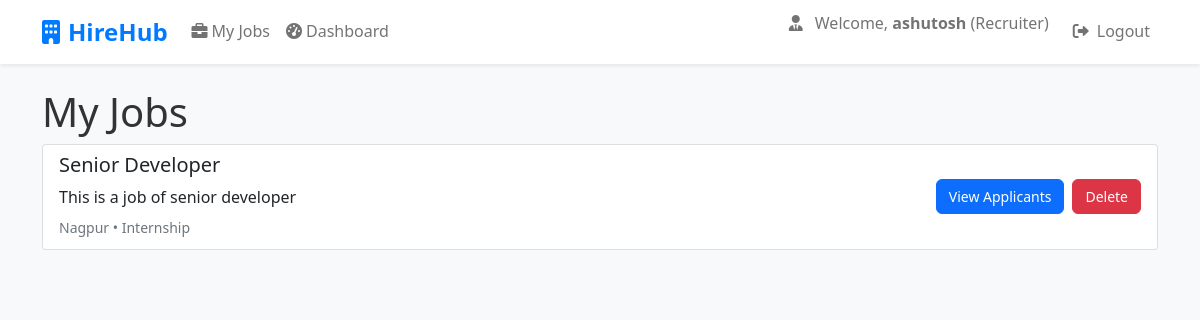
The page /recruiter/jobs/ (signed in) on the database its author committed.
### apps/accounts/models.py (models this page shows, shortened)
class User(AbstractUser):
    ROLE_CHOICES = [
        ('CANDIDATE', 'Candidate'),
        ('RECRUITER', 'Recruiter'),
    ]
    role = models.CharField(max_length=20, choices=ROLE_CHOICES, default='CANDIDATE')

### apps/jobs/models.py (models this page shows, shortened)
class Job(models.Model):
    JOB_TYPE_CHOICES = [
        ("Full-time", "Full-time"),
        ("Part-time", "Part-time"),
        ("Internship", "Internship"),
    ]
    title = models.CharField(max_length=200)
    description = models.TextField()
    location = models.CharField(max_length=100)
    job_type = models.CharField(max_length=50, choices=JOB_TYPE_CHOICES)
    is_active = models.BooleanField(default=True)
    created_at = models.DateTimeField(auto_now_add=True)
    created_by = models.ForeignKey(settings.AUTH_USER_MODEL, on_delete=models.CASCADE, related_name='jobs', null=True, blank=True)

### apps/recruiter/views.py (the view)
    def wrapper(request, *args, **kwargs):
        if not request.user.is_authenticated:
            messages.info(request, "Please log in to access the recruiter dashboard.")
            return redirect('accounts:login')
        if request.user.role != 'RECRUITER':
            messages.error(request, "You are not authorized to access this page.")
            return redirect('/')
        return view_func(request, *args, **kwargs)

### apps/recruiter/views.py (called while the page is built)
def recruiter_required(view_func):
    def wrapper(request, *args, **kwargs):
        if not request.user.is_authenticated:
            messages.info(request, "Please log in to access the recruiter dashboard.")
            return redirect('accounts:login')
        if request.user.role != 'RECRUITER':
            messages.error(request, "You are not authorized to access this page.")
            return redirect('/')
        return view_func(request, *args, **kwargs)
    return wrapper

@recruiter_required
def jobs(request):
    jobs = Job.objects.filter(created_by=request.user)
    context = {
        'jobs': jobs,
    }
    return render(request, 'recruiter/jobs.html', context)

### templates/recruiter/jobs.html (shortened to what this page needs)
{% extends 'base.html' %}
{% block content %}
<div class="container mt-4">
    <h1>My Jobs</h1>
    <ul class="list-group">
        {% for job in jobs %}
        <li class="list-group-item d-flex justify-content-between align-items-center">
            <div>
                <h5>{{ job.title }}</h5>
                <p class="mb-1">
                    {{ job.description|truncatechars:100 }}
                </p>
                <small class="text-muted">
                    {{ job.location }} • {{ job.job_type }}
                </small>
            </div>
            <div class="d-flex gap-2">
                <a href="{% url 'recruiter:job_applicants' job.id %}"
                    class="btn btn-sm btn-primary">
                    View Applicants
                </a>
                <form method="post"
                    action="{% url 'jobs:delete_job' job.id %}"
                    onsubmit="return confirm('Are you sure you want to delete this job?');">
                    <button type="submit" class="btn btn-sm btn-danger">
                        Delete
                    </button>
                </form>
            </div>
        </li>
        {% empty %}
        <li class="list-group-item text-center text-muted">
            You haven’t posted any jobs yet.
        </li>
        {% endfor %}
    </ul>
</div>
{% endblock %}

### templates/base.html (shortened to what this page needs)
{% load static %}
<!DOCTYPE html>
<html lang="en">
<head>
    <link href="https://cdn.jsdelivr.net/npm/bootstrap@5.1.3/dist/css/bootstrap.min.css" rel="stylesheet">
    <link rel="stylesheet" href="https://cdnjs.cloudflare.com/ajax/libs/font-awesome/6.0.0/css/all.min.css">
    <link rel="stylesheet" href="{% static 'css/style.css' %}">
</head>
<body>
<nav class="navbar navbar-expand-lg navbar-light bg-white shadow-sm mb-4">
    <div class="container">
        <a class="navbar-brand" href="/">
            <i class="fas fa-building me-2"></i>HireHub
        </a>
        <div class="collapse navbar-collapse" id="navbarNav">
            <ul class="navbar-nav me-auto">
                {% if user.is_authenticated and user.role == 'RECRUITER' %}
                    <li class="nav-item">
                        <a class="nav-link" href="{% url 'recruiter:jobs' %}">
                            <i class="fas fa-briefcase me-1"></i>My Jobs
                        </a>
                    </li>
                {% else %}
                    <li class="nav-item">
                        <a class="nav-link" href="{% url 'jobs:job-list' %}">
                            <i class="fas fa-briefcase me-1"></i>Jobs
                        </a>
                    </li>
                {% endif %}
                {% if user.is_authenticated and user.role == 'RECRUITER' %}
                    <li class="nav-item">
                        <a class="nav-link" href="{% url 'recruiter:dashboard' %}">
                            <i class="fas fa-tachometer-alt me-1"></i>Dashboard
                        </a>
                    </li>
                {% endif %}
            </ul>
            <ul class="navbar-nav">
                {% if user.is_authenticated %}
                    {% if user.role == 'RECRUITER' %}
                        <li class="nav-item me-3">
                            <span class="navbar-text">
                                <i class="fas fa-user-tie me-2"></i>
                                Welcome, <strong>{{ user.get_full_name|default:user.username }}</strong> (Recruiter)
                            </span>
                        </li>
                    {% endif %}
                    <li class="nav-item">
                        <a class="nav-link" href="{% url 'accounts:logout' %}">
                            <i class="fas fa-sign-out-alt me-2"></i>Logout
                        </a>
                    </li>
                {% endif %}
            </ul>
        </div>
    </div>
</nav>
{% block content %}{% endblock %}
</body>
</html>

### static/css/style.css (style rules this page uses)
body { font-family: 'Segoe UI', Tahoma, Geneva, Verdana, sans-serif; line-height: 1.6; color: #333; background-color: #f8f9fa; }
.mb-1 { margin-bottom: 0.25rem !important; }
.mb-4 { margin-bottom: 1.5rem !important; }
.mt-4 { margin-top: 1.5rem !important; }
.btn { transition: all 0.2s ease-in-out; border-radius: 0.5rem; font-weight: 500; padding: 0.5rem 1.25rem; }
.btn-sm { padding: 0.375rem 0.75rem; font-size: 0.875rem; }
.navbar { box-shadow: 0 2px 10px rgba(0,0,0,0.08); background-color: #fff !important; }
.navbar-brand { font-weight: 700; font-size: 1.5rem; color: #007bff !important; }
.navbar-nav .nav-link { font-weight: 500; transition: color 0.2s ease; }

### templates/base.html (style rules this page uses)
body { background-color: #f8f9fa; }
.navbar-brand { font-weight: bold; color: #007bff !important; }
.btn { border-radius: 6px; }

### rows shown on the page
User: get_full_name "ashutosh"
Job: title "Senior Developer", description "This is a job of senior developer", location "Nagpur", job_type "Internship"
